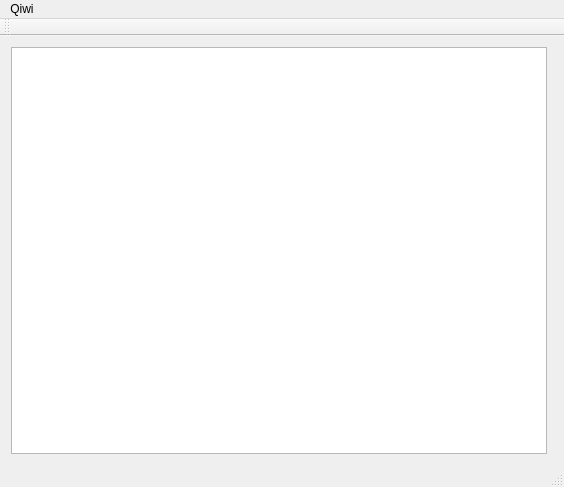
<?xml version="1.0" encoding="UTF-8"?>
<ui version="4.0">
 <class>QiwiMainWindow</class>
 <widget class="QMainWindow" name="QiwiMainWindow">
  <property name="geometry">
   <rect>
    <x>0</x>
    <y>0</y>
    <width>564</width>
    <height>487</height>
   </rect>
  </property>
  <property name="windowTitle">
   <string>QiwiMainWindow</string>
  </property>
  <widget class="QWidget" name="centralWidget">
   <layout class="QGridLayout" name="gridLayout">
    <item row="0" column="0">
     <widget class="QGraphicsView" name="graphicsView"/>
    </item>
    <item row="0" column="1">
     <widget class="QFrame" name="infoFrame">
      <property name="frameShape">
       <enum>QFrame::StyledPanel</enum>
      </property>
      <property name="frameShadow">
       <enum>QFrame::Raised</enum>
      </property>
     </widget>
    </item>
   </layout>
  </widget>
  <widget class="QMenuBar" name="menuBar">
   <property name="geometry">
    <rect>
     <x>0</x>
     <y>0</y>
     <width>564</width>
     <height>26</height>
    </rect>
   </property>
   <widget class="QMenu" name="menuQiwi">
    <property name="title">
     <string>Qiwi</string>
    </property>
    <addaction name="actionQiwi_Is_Wonderful_Indeed"/>
   </widget>
   <addaction name="menuQiwi"/>
  </widget>
  <widget class="QToolBar" name="mainToolBar">
   <attribute name="toolBarArea">
    <enum>TopToolBarArea</enum>
   </attribute>
   <attribute name="toolBarBreak">
    <bool>false</bool>
   </attribute>
  </widget>
  <widget class="QStatusBar" name="statusBar"/>
  <action name="actionQiwi_Is_Wonderful_Indeed">
   <property name="text">
    <string>Qiwi Is Wonderful Indeed !</string>
   </property>
  </action>
 </widget>
 <layoutdefault spacing="6" margin="11"/>
 <resources/>
 <connections/>
</ui>
